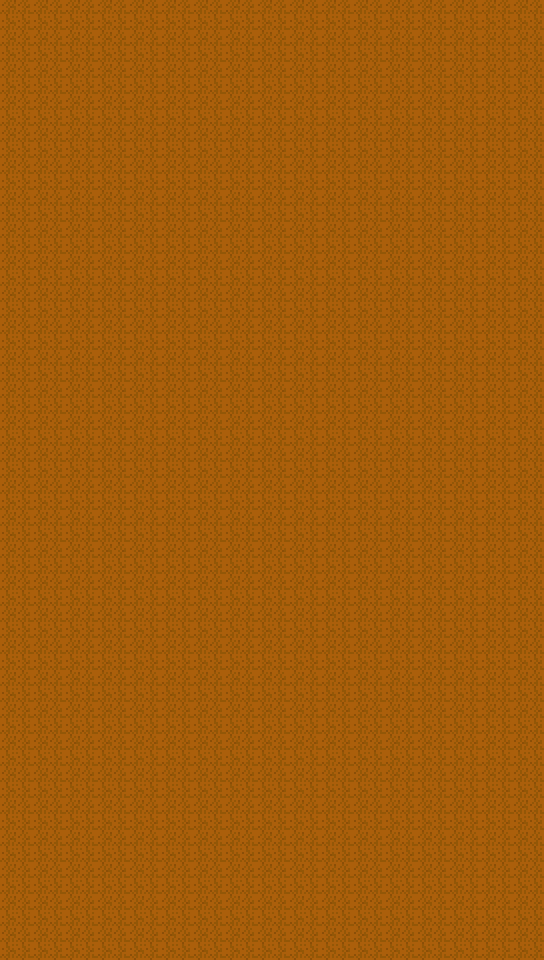

A 2D game scene composited from a Tiled map and its tileset images. What follows is a short description and the map's XML, with each tile layer's data collapsed to a summary:
An orthogonal 17x30 tile map with 32x32 px tiles, 1 tile layer (块层 1).

<map version="1.0" orientation="orthogonal" renderorder="right-down" width="17" height="30" tilewidth="32" tileheight="32">
 <tileset firstgid="1" name="tankbrigade" tilewidth="32" tileheight="32" spacing="1">
  <image source="tankbrigade.png" width="800" height="600" />
 </tileset>
 <layer name="块层 1" width="17" height="30">
  <data>[510 cells, 510 non-empty, 1 distinct tile ids]</data>
 </layer>
</map>
